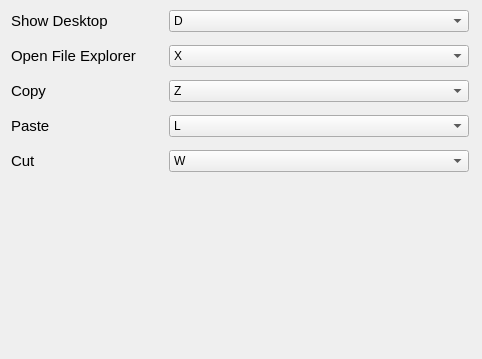
         <widget class="QWidget" name="cb_layout_3">
          <property name="geometry">
           <rect>
            <x>0</x>
            <y>0</y>
            <width>482</width>
            <height>359</height>
           </rect>
          </property>
          <property name="minimumSize">
           <size>
            <width>482</width>
            <height>0</height>
           </size>
          </property>
          <layout class="QGridLayout" name="gridLayout_3">
           <property name="topMargin">
            <number>10</number>
           </property>
           <property name="rightMargin">
            <number>13</number>
           </property>
           <property name="bottomMargin">
            <number>15</number>
           </property>
           <property name="horizontalSpacing">
            <number>15</number>
           </property>
           <property name="verticalSpacing">
            <number>13</number>
           </property>
           <item row="5" column="0">
            <widget class="QLabel" name="label_27">
             <property name="font">
              <font>
               <pointsize>11</pointsize>
              </font>
             </property>
             <property name="text">
              <string>Cut</string>
             </property>
            </widget>
           </item>
           <item row="4" column="0">
            <widget class="QLabel" name="label_26">
             <property name="font">
              <font>
               <pointsize>11</pointsize>
              </font>
             </property>
             <property name="text">
              <string>Paste</string>
             </property>
            </widget>
           </item>
           <item row="6" column="0" colspan="3">
            <widget class="QLabel" name="label_16">
             <property name="font">
              <font>
               <pointsize>11</pointsize>
              </font>
             </property>
             <property name="text">
              <string/>
             </property>
            </widget>
           </item>
           <item row="3" column="0">
            <widget class="QLabel" name="label_11">
             <property name="font">
              <font>
               <pointsize>11</pointsize>
              </font>
             </property>
             <property name="text">
              <string>Copy</string>
             </property>
            </widget>
           </item>
           <item row="1" column="0">
            <widget class="QLabel" name="label_25">
             <property name="font">
              <font>
               <pointsize>11</pointsize>
              </font>
             </property>
             <property name="text">
              <string>Open File Explorer</string>
             </property>
            </widget>
           </item>
           <item row="0" column="0">
            <widget class="QLabel" name="label_10">
             <property name="font">
              <font>
               <pointsize>11</pointsize>
              </font>
             </property>
             <property name="text">
              <string>Show Desktop</string>
             </property>
            </widget>
           </item>
           <item row="0" column="1" colspan="2">
            <widget class="QComboBox" name="combo_box_showdesktop">
             <item>
              <property name="text">
               <string>D</string>
              </property>
             </item>
             <item>
              <property name="text">
               <string>T</string>
              </property>
             </item>
             <item>
              <property name="text">
               <string>V</string>
              </property>
             </item>
             <item>
              <property name="text">
               <string>Z</string>
              </property>
             </item>
             <item>
              <property name="text">
               <string>W</string>
              </property>
             </item>
            </widget>
           </item>
           <item row="1" column="1" colspan="2">
            <widget class="QComboBox" name="combo_box_openfexplorer">
             <item>
              <property name="text">
               <string>X</string>
              </property>
             </item>
             <item>
              <property name="text">
               <string>Z</string>
              </property>
             </item>
             <item>
              <property name="text">
               <string>D</string>
              </property>
             </item>
             <item>
              <property name="text">
               <string>V</string>
              </property>
             </item>
             <item>
              <property name="text">
               <string>W</string>
              </property>
             </item>
            </widget>
           </item>
           <item row="3" column="1" colspan="2">
            <widget class="QComboBox" name="combo_box_copy">
             <item>
              <property name="text">
               <string>Z</string>
              </property>
             </item>
             <item>
              <property name="text">
               <string>D</string>
              </property>
             </item>
             <item>
              <property name="text">
               <string>T</string>
              </property>
             </item>
             <item>
              <property name="text">
               <string>V</string>
              </property>
             </item>
             <item>
              <property name="text">
               <string>W</string>
              </property>
             </item>
            </widget>
           </item>
           <item row="4" column="1" colspan="2">
            <widget class="QComboBox" name="combo_box_paste">
             <item>
              <property name="text">
               <string>L</string>
              </property>
             </item>
             <item>
              <property name="text">
               <string>T</string>
              </property>
             </item>
             <item>
              <property name="text">
               <string>Z</string>
              </property>
             </item>
             <item>
              <property name="text">
               <string>D</string>
              </property>
             </item>
             <item>
              <property name="text">
               <string>W</string>
              </property>
             </item>
            </widget>
           </item>
           <item row="5" column="1" colspan="2">
            <widget class="QComboBox" name="combo_box_cut">
             <item>
              <property name="text">
               <string>W</string>
              </property>
             </item>
             <item>
              <property name="text">
               <string>X</string>
              </property>
             </item>
             <item>
              <property name="text">
               <string>D</string>
              </property>
             </item>
             <item>
              <property name="text">
               <string>Z</string>
              </property>
             </item>
             <item>
              <property name="text">
               <string>V</string>
              </property>
             </item>
            </widget>
           </item>
          </layout>
         </widget>
